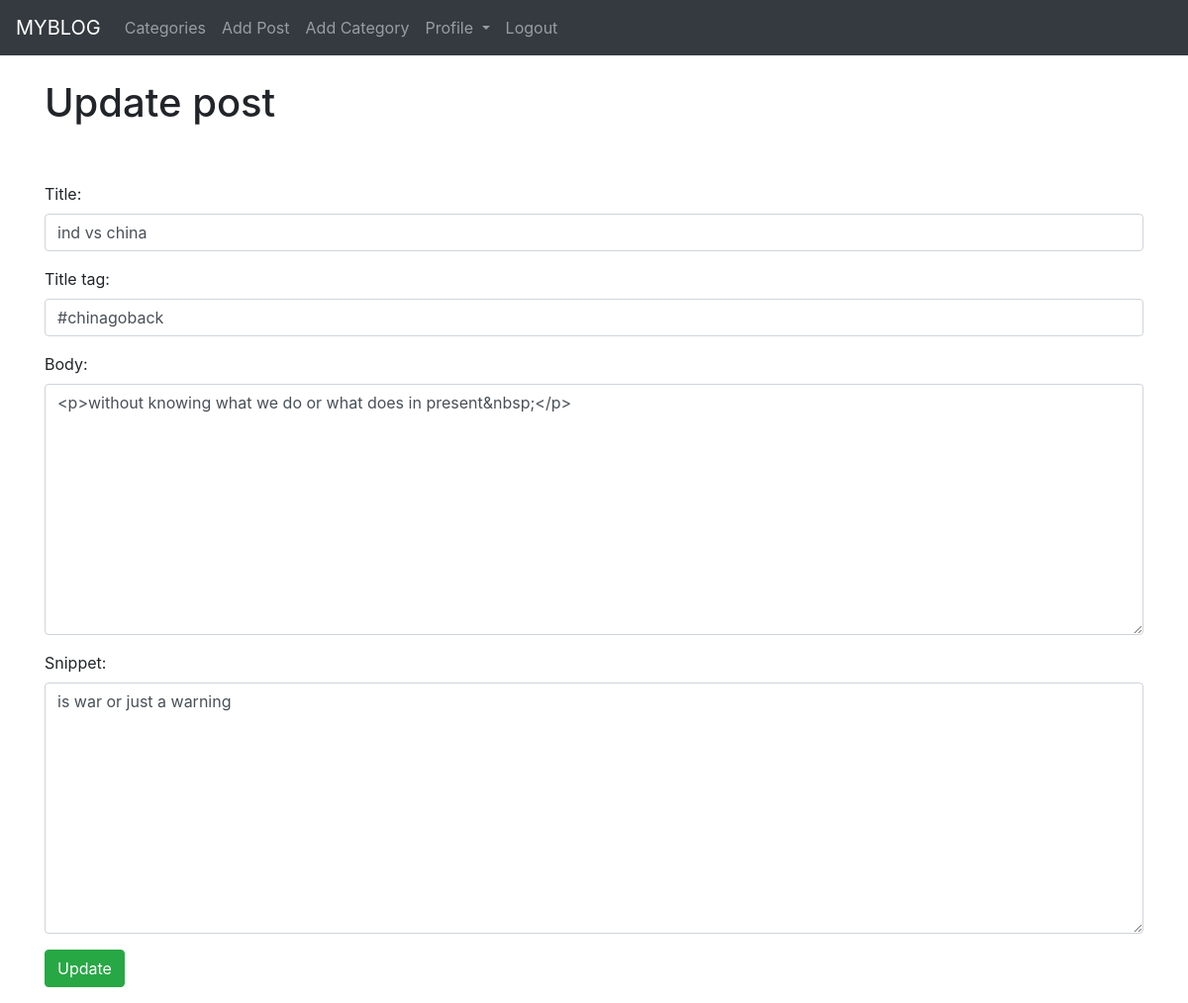
/article/edit/30 (signed in), run on the app's committed database.
### myblog/models.py (models this page shows, shortened)
class Post(models.Model):
    title=models.CharField(max_length=300)
    header_image=models.ImageField(null=True,blank=True,upload_to="images/")
    title_tag = models.CharField(null=True,max_length=200)
    author=models.ForeignKey(User,on_delete=models.CASCADE)
    body = RichTextField(blank=True,null=True)
    post_date=models.DateField(null=True,auto_now_add=True)
    category=models.CharField(max_length=300,default='coding')
    snippet=models.CharField(max_length=300)
    likes=models.ManyToManyField(User,related_name='blog_posts')

### myblog/views.py (the view)
# urls.py: path('article/edit/<int:pk>',UpdatePostView.as_view(),name='update-post'),
class UpdatePostView(UpdateView):
    model = Post
    form_class = EditForm
    template_name = 'myblog/update_post.html'

### myblog/forms.py
class EditForm(forms.ModelForm):
    class Meta:
        model=Post
        fields=('title','title_tag','body','snippet')
        widgets={
              'title':forms.TextInput(attrs={'class':'form-control','placeholder':'write your title'}),
              'title_tag':forms.TextInput(attrs={'class':'form-control'}),
              'category': forms.Select(attrs={'class': 'form-control'}),
              'body':forms.Textarea(attrs={'class':'form-control'}),
            'snippet': forms.Textarea(attrs={'class': 'form-control'}),
        }

### myblog/templates/myblog/update_post.html (shortened to what this page needs)
{% extends 'myblog/base.html' %}
{% block content %}
 {% if user.is_authenticated %}
         {% if user.id == post.author.id  %}
<h1> Update post </h1>
<br><br/>
<div class="form-group">
<form method="POST">
    {{ form.as_p }}
    <button class="btn btn-success"> Update </button>
</div>
{% else %}
        you are not allowed heere!!!!!
{% endif %}
{% else %}
you are not allowed here!
{% endif %}
{% endblock %}

### data on the page
Post: title "ind vs china", title_tag "#chinagoback", body "<p>without knowing what we do or what does in present&nbsp;</p>", snippet "is war or just a warning"
